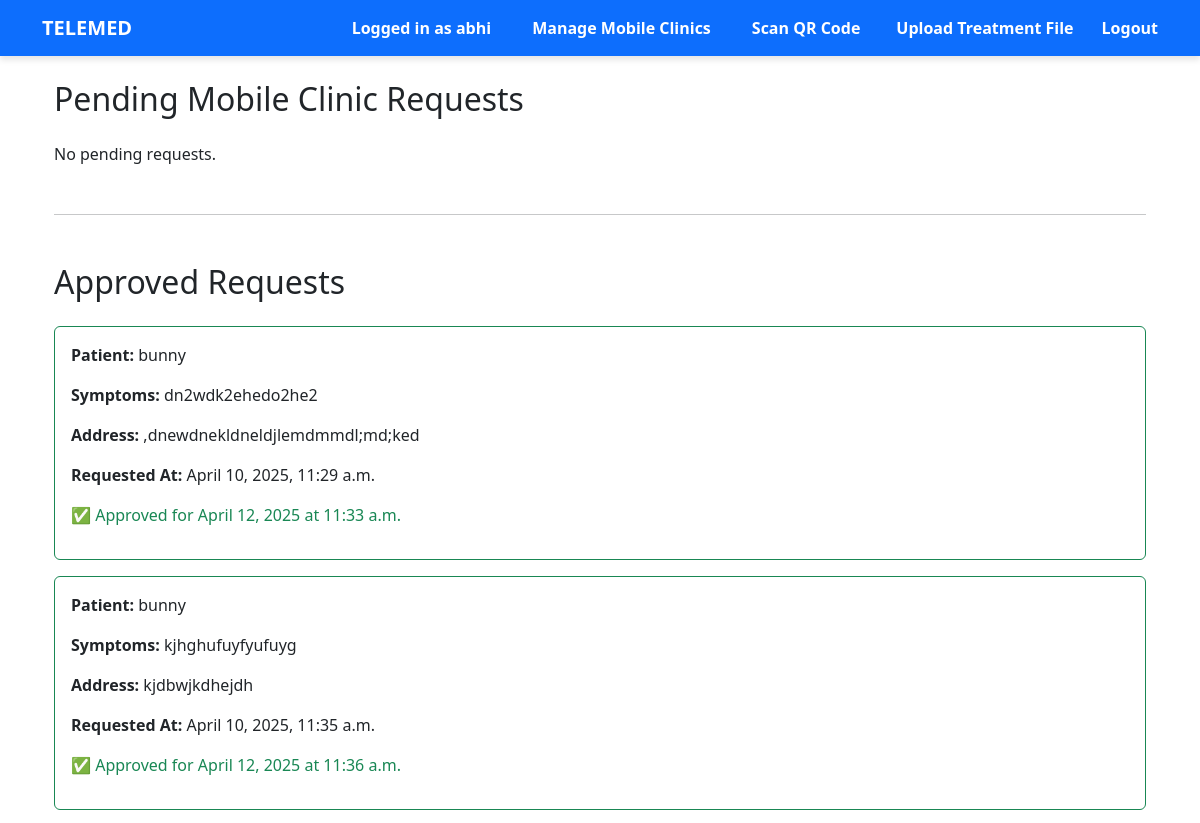
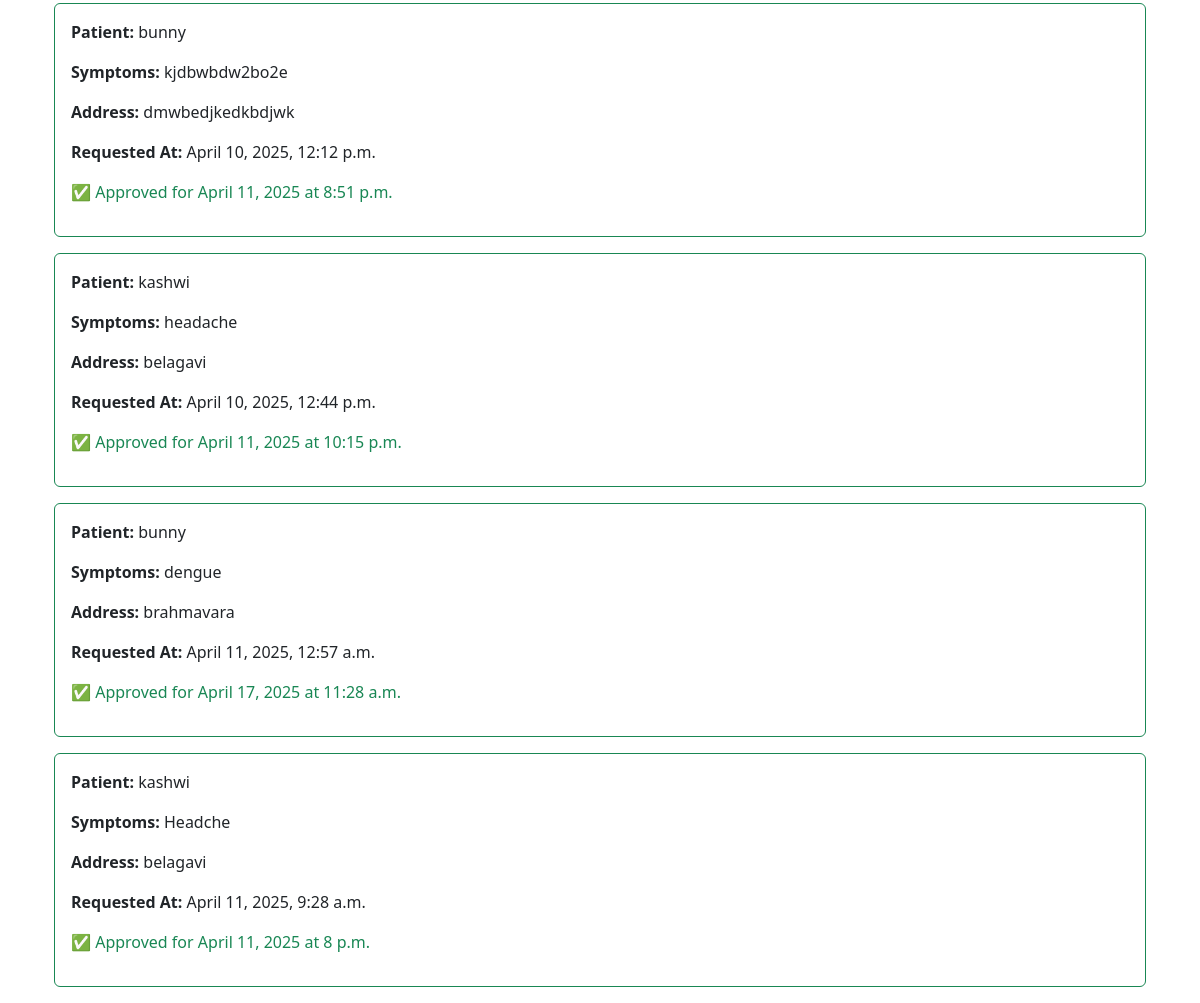
The page /manage-mobile-clinic/ (signed in) on the database its author committed (2 pictures, top to bottom).
### core/models.py (models this page shows, shortened)
class User(AbstractUser):
    user_type = models.CharField(max_length=10, choices=USER_TYPE)

class MobileClinicRequest(models.Model):
    patient = models.ForeignKey(settings.AUTH_USER_MODEL, on_delete=models.CASCADE, limit_choices_to={'user_type': 'patient'})
    address = models.TextField()
    symptoms = models.TextField()
    requested_at = models.DateTimeField(auto_now_add=True)
    status = models.CharField(max_length=20, choices=[('Pending', 'Pending'), ('Approved', 'Approved'), ('Rejected', 'Rejected')], default='Pending')
    visit_date = models.DateField(null=True, blank=True)
    visit_time = models.TimeField(null=True, blank=True)
    hospital = models.ForeignKey(settings.AUTH_USER_MODEL, on_delete=models.CASCADE, related_name='mobile_clinic_requests', null=True, blank=True, limit_choices_to={'user_type': 'hospital'})
    created_at = models.DateTimeField(auto_now_add=True)

### core/views.py (the view)
# urls.py: path('manage-mobile-clinic/', views.manage_mobile_clinic_requests, name='manage_mobile_clinic'),
@login_required
def manage_mobile_clinic_requests(request):
    if request.user.user_type != 'hospital':
        return redirect('dashboard')
    pending_requests = MobileClinicRequest.objects.filter(status='Pending')
    approved_requests = MobileClinicRequest.objects.filter(status='Approved')
    return render(request, 'core/manage_mobile_clinic.html', {
        'pending_requests': pending_requests,
        'approved_requests': approved_requests,
    })

### core/templates/core/manage_mobile_clinic.html (shortened to what this page needs)
{% extends 'base.html' %}
{% block content %}
<div class="container mt-4">
    <h2 class="mb-4">Pending Mobile Clinic Requests</h2>
    {% for request in pending_requests %}
        <div class="card mb-3">
            <div class="card-body">
                <p><strong>Patient:</strong> {{ request.patient.username }}</p>
                <p><strong>Symptoms:</strong> {{ request.symptoms }}</p>
                <p><strong>Address:</strong> {{ request.address }}</p>
                <p><strong>Requested At:</strong> {{ request.requested_at }}</p>
                <button class="btn btn-sm btn-success" type="button" data-bs-toggle="collapse" data-bs-target="#approveForm{{ request.id }}">
                    Approve
                </button>
                <a href="{% url 'update_mobile_clinic_status' request.id 'Rejected' %}" class="btn btn-sm btn-danger">Reject</a>
                <div class="collapse mt-3" id="approveForm{{ request.id }}">
                    <form method="post" action="{% url 'update_mobile_clinic_status' request.id 'Approved' %}">
                        {% csrf_token %}
                        <div class="mb-2">
                            <label for="visit_date_{{ request.id }}">Visit Date</label>
                            <input type="date" name="visit_date" class="form-control" required>
                        </div>
                        <div class="mb-2">
                            <label for="visit_time_{{ request.id }}">Visit Time</label>
                            <input type="time" name="visit_time" class="form-control" required>
                        </div>
                        <button type="submit" class="btn btn-primary">Confirm Approval</button>
                    </form>
                </div>
            </div>
        </div>
    {% empty %}
        <p>No pending requests.</p>
    {% endfor %}
    <hr class="my-5">
    <h2 class="mb-4">Approved Requests</h2>
    {% for request in approved_requests %}
        <div class="card mb-3 border-success">
            <div class="card-body">
                <p><strong>Patient:</strong> {{ request.patient.username }}</p>
                <p><strong>Symptoms:</strong> {{ request.symptoms }}</p>
                <p><strong>Address:</strong> {{ request.address }}</p>
                <p><strong>Requested At:</strong> {{ request.requested_at }}</p>
                <p class="text-success">✅ Approved for {{ request.visit_date }} at {{ request.visit_time }}</p>
            </div>
        </div>
    {% empty %}
        <p>No approved requests.</p>
    {% endfor %}
</div>
{% endblock %}

### core/templates/base.html (shortened to what this page needs)
<!DOCTYPE html>
<html lang="en">
<head>
    <link href="https://cdn.jsdelivr.net/npm/bootstrap@5.3.0/dist/css/bootstrap.min.css" rel="stylesheet">
    <link rel="stylesheet" href="https://cdnjs.cloudflare.com/ajax/libs/animate.css/4.1.1/animate.min.css"/>
</head>
<body>
<nav class="navbar navbar-expand-lg navbar-dark bg-primary mb-4">
    <div class="container">
        <a class="navbar-brand" href="{% url 'dashboard' %}">TELEMED</a>
        <div class="collapse navbar-collapse">
            <ul class="navbar-nav ms-auto">
                {% if user.is_authenticated %}
<li class="nav-item">
    <a id="l" class="nav-link" href="#">Logged in as {{ user.username }}</a>
</li>
<li class="nav-item">
{% if user.user_type == 'patient' %}
    <a id="l" class="btn btn-outline-primary" href="{% url 'book_mobile_clinic' %}">Book Mobile Clinic</a>
{% elif user.user_type == 'hospital' %}
    <a id="l" class="btn btn-outline-primary" href="{% url 'manage_mobile_clinic' %}">Manage Mobile Clinics</a>
{% endif %}
</li>
{% if request.user.user_type == 'hospital' %}
  <li class="nav-item">
    <a id="l" class="nav-link" href="{% url 'scan_qr_view' %}">Scan QR Code</a>
  </li>
  <li class="nav-item">
    <a id="l" class="nav-link" href="{% url 'upload_treatment_file' %}">Upload Treatment File</a>
  </li>
{% endif %}
<li class="nav-item">
    <form method="post" action="{% url 'logout' %}">
        <button type="submit" id="l" class="nav-link btn btn-link" style="padding: 0; border: none; background: none;">
            Logout
        </button>
    </form>
</li>
{% endif %}
            </ul>
        </div>
    </div>
</nav>
<div class="container">
    {% block content %}{% endblock %}
</div>
</body>
</html>

### core/templates/base.html (style rules this page uses)
nav { background-color: #007bff; padding: 10px 20px; box-shadow: 0 4px 6px rgba(0, 0, 0, 0.1); }
nav ul { margin: 0; padding: 0; list-style: none; display: flex; justify-content: flex-end; align-items: center; gap: 20px; }
nav ul li { display: inline-block; }
nav ul li a { color: white; text-decoration: none; padding: 8px 12px; border-radius: 6px; font-weight: 500; transition: background 0.3s ease; }
.navbar-brand { font-weight:bold; }
#l { font-weight:bold; color:white; }

### rows shown on the page
User: username "abhi"
MobileClinicRequest: patient.username "bunny", symptoms "dn2wdk2ehedo2he2", address ",dnewdnekldneldjlemdmmdl;md;ked", requested_at "April 10, 2025, 11:29 a.m.", visit_date "April 12, 2025", visit_time "11:33 a.m."
MobileClinicRequest: patient.username "bunny", symptoms "kjhghufuyfyufuyg", address "kjdbwjkdhejdh", requested_at "April 10, 2025, 11:35 a.m.", visit_date "April 12, 2025", visit_time "11:36 a.m."
MobileClinicRequest: patient.username "bunny", symptoms "kjdbwbdw2bo2e", address "dmwbedjkedkbdjwk", requested_at "April 10, 2025, 12:12 p.m.", visit_date "April 11, 2025", visit_time "8:51 p.m."
MobileClinicRequest: patient.username "kashwi", symptoms "headache", address "belagavi", requested_at "April 10, 2025, 12:44 p.m.", visit_date "April 11, 2025", visit_time "10:15 p.m."
MobileClinicRequest: patient.username "bunny", symptoms "dengue", address "brahmavara", requested_at "April 11, 2025, 12:57 a.m.", visit_date "April 17, 2025", visit_time "11:28 a.m."
MobileClinicRequest: patient.username "kashwi", symptoms "Headche", address "belagavi", requested_at "April 11, 2025, 9:28 a.m.", visit_date "April 11, 2025", visit_time "8 p.m."
